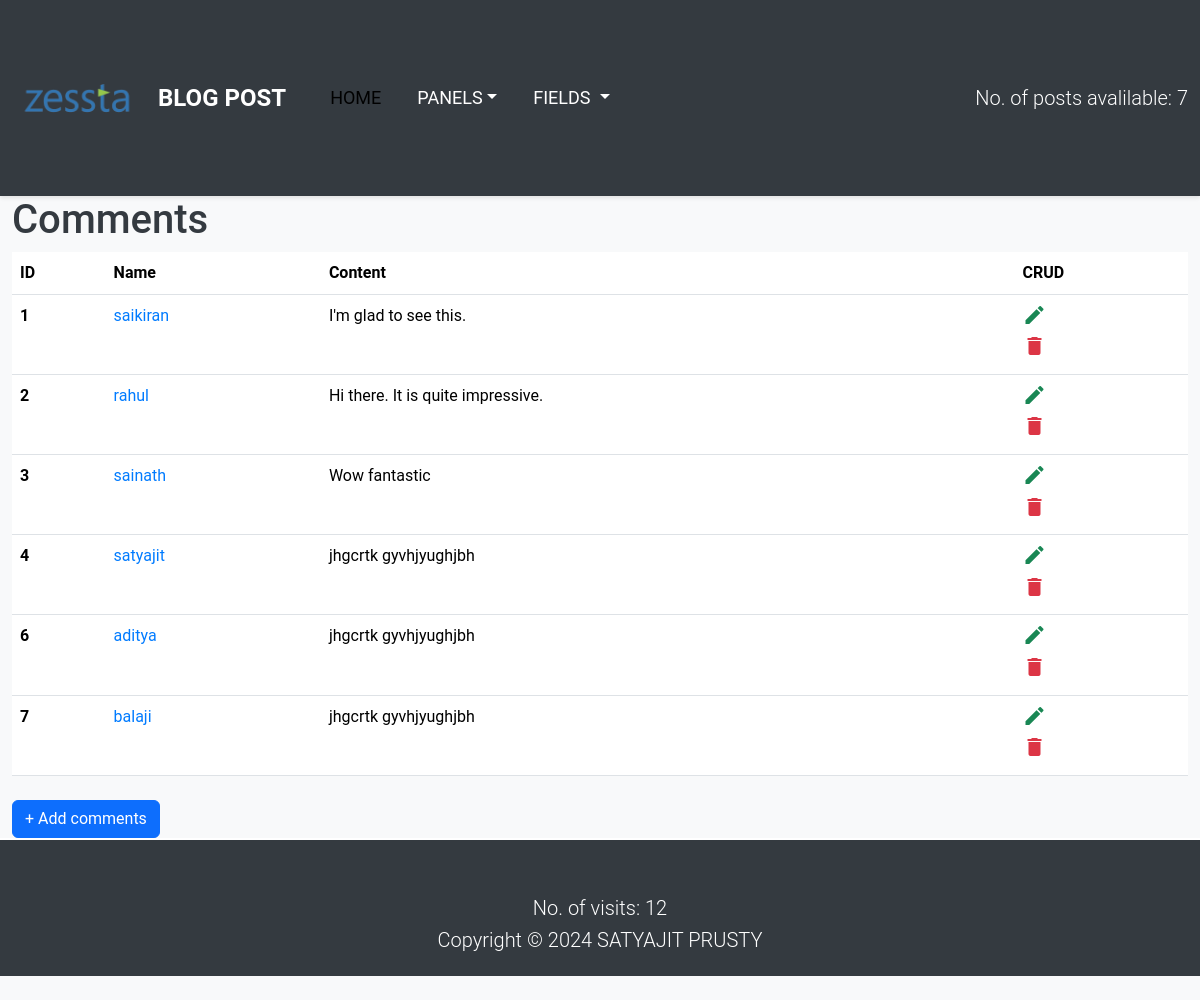
/comment/, run on the app's committed database.
### blogging/models.py (models this page shows, shortened)
class Comment(models.Model):
    name = models.CharField(max_length=100)
    email = models.EmailField(max_length = 100, unique = True)
    post = models.ManyToManyField(Post, related_name='comments_post')
    content = models.TextField()
    date = models.DateField(default = datetime.now().date())

### blogging/views.py (the view)
# urls.py: path('comment/', views.view_comments, name = "view_comments"),
def view_comments(request):
    comments = Comment.objects.all()
    return render(request, 'comment_view.html', {'comments': comments})

### blogging/models.py (called while the page is built)
    def __str__(self):
        return self.title

### blogging/templates/comment_view.html (shortened to what this page needs)
{% extends 'base.html' %}
{% block content %}
<h1>Comments</h1>
    <table class="table table-hover">
        <thead>
            <tr>
                <th scope="col">ID</th>
                <th scope="col">Name</th>
                <th scope="col">Content</th>
                <th scope="col">CRUD</th>
            </tr>
        </thead>
        <tbody>
            {%for comment in comments%}
            <tr>
                <th scope="row">{{comment.id}}</th>
                <td><a href="/comment/{{comment.id}}">{{comment.name}}</a></td>
                <td>{{comment.content}}</td>
                <td>
                    <a href="{{comment.id}}/verification" class="text-success"><i class="material-icons">edit</i></a><br>
                    <a href="{{comment.id}}/delete" class="mt-2 text-danger"><i class="material-icons">delete</i></a>
                </td>
            </tr>
            {%endfor%}
        </tbody>
    </table>
    <a href="verification" class="btn btn-primary mt-2">+ Add comments</a>
{% endblock %}

### blogging/static/style.css (style rules this page uses)
body { font-family: 'Roboto', sans-serif; background-color: #f8f9fa; color: #343a40; margin: 0; padding: 0; line-height: 1.6; }
a { color: #007bff; text-decoration: none; transition: color 0.3s ease; }

### data on the page
Comment: id "1", name "saikiran", content "I'm glad to see this."
Comment: id "2", name "rahul", content "Hi there. It is quite impressive."
Comment: id "3", name "sainath", content "Wow fantastic"
Comment: id "4", name "satyajit", content "jhgcrtk gyvhjyughjbh"
Comment: id "6", name "aditya", content "jhgcrtk gyvhjyughjbh"
Comment: id "7", name "balaji", content "jhgcrtk gyvhjyughjbh"

### other printed values
{{ no_of_posts }} "7"
{{ visits }} "12"
